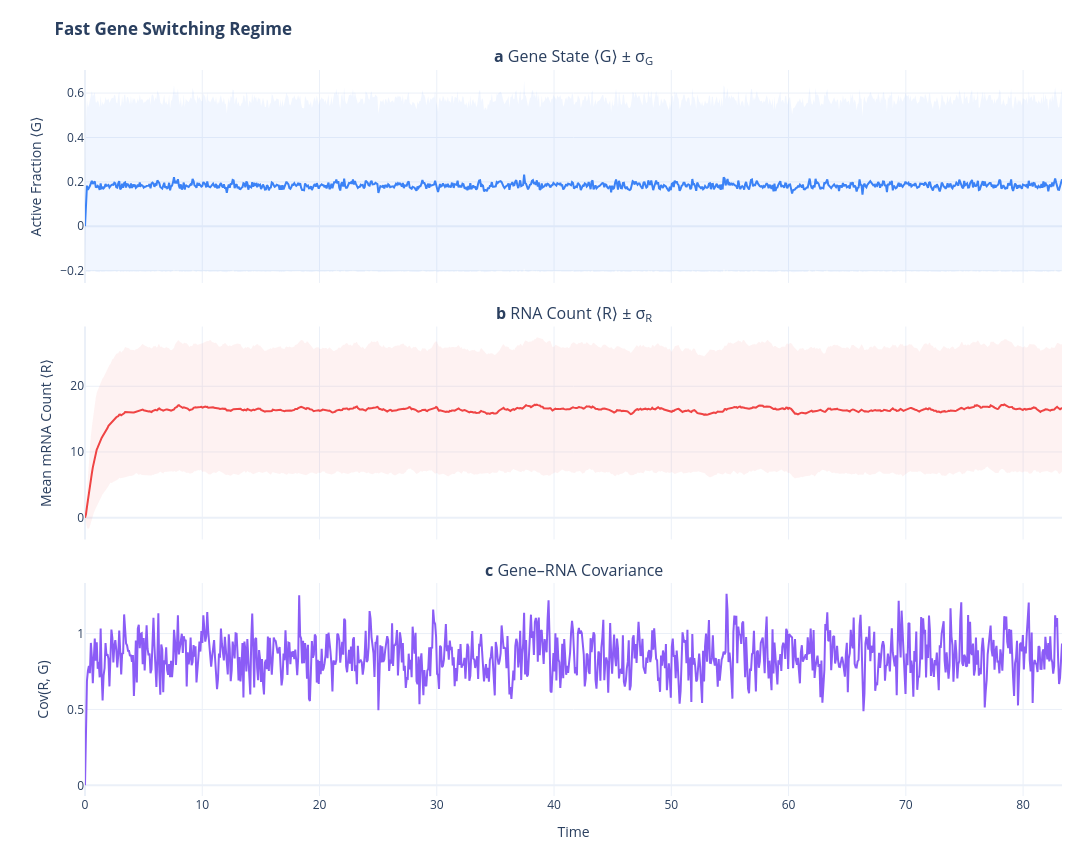
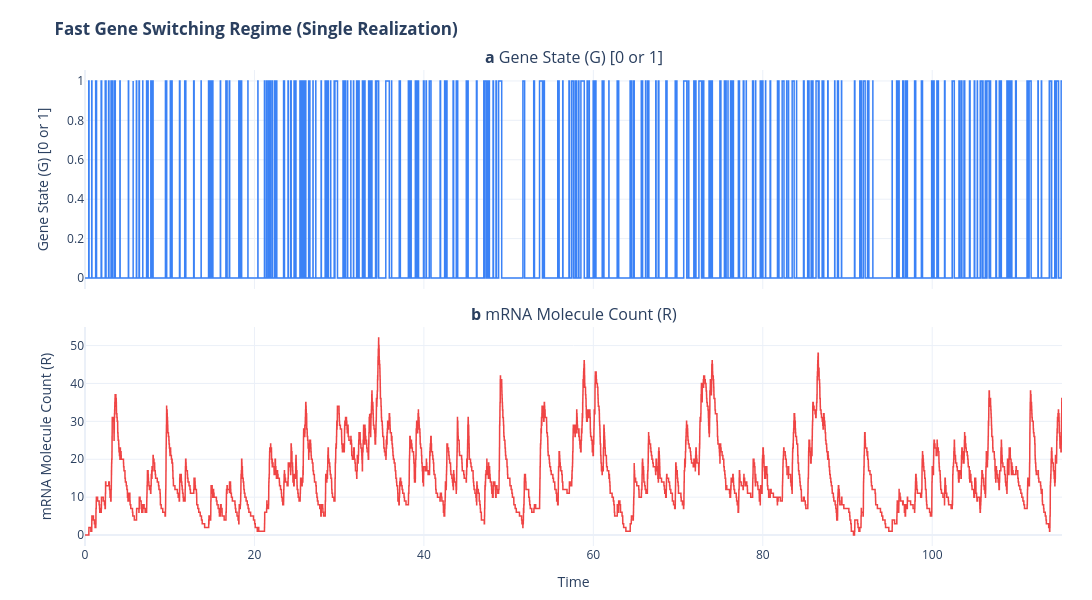

The notebook cell these images were saved under, in order:
### Markdown cell above
**1b. Fast switching — total (two-allele) expression** ($k_{\text{on}}=2.71,\; k_{\text{off}}=12.0,\; k_{\text{syn}}=89.5$)

Pooled signal from both alleles raises the effective $k_{\text{on}}$ → rapid flickering with high
synthesis on overlapping bursts → **narrow $\sigma_R$**, **near-zero covariance**.

### Code cell
run_experiment(
    title="Fast Gene Switching Regime",
    k_on=2.71,
    k_off=12.0,
    k_syn=89.5, 
    show_single_trajectory=True
)

### Figure 1 — Plotly figure (JSON) as saved in the notebook; plotly's stock layout.template omitted (floating-point values rounded to 4 significant figures; data arrays with more than 128 entries replaced by an {"elided": "..."} marker saying what was removed)
{"data": [{"hoverinfo": "skip", "line": {"width": 0}, "showlegend": false, "type": "scatter", "x": {"elided": "1000 float values"}, "xaxis": "x", "y": {"elided": "1000 float values"}, "yaxis": "y"}, {"fill": "tonexty", "fillcolor": "rgba(59, 130, 246, 0.07)", "hoverinfo": "skip", "line": {"width": 0}, "showlegend": false, "type": "scatter", "x": {"elided": "1000 float values"}, "xaxis": "x", "y": {"elided": "1000 float values"}, "yaxis": "y"}, {"hovertemplate": "⟨G⟩ = %{y:.3f}<extra></extra>", "line": {"color": "#3B82F6", "width": 2}, "showlegend": false, "type": "scatter", "x": {"elided": "1000 float values"}, "xaxis": "x", "y": {"elided": "1000 float values"}, "yaxis": "y"}, {"hoverinfo": "skip", "line": {"width": 0}, "showlegend": false, "type": "scatter", "x": {"elided": "1000 float values"}, "xaxis": "x2", "y": {"elided": "1000 float values"}, "yaxis": "y2"}, {"fill": "tonexty", "fillcolor": "rgba(239, 68, 68, 0.07)", "hoverinfo": "skip", "line": {"width": 0}, "showlegend": false, "type": "scatter", "x": {"elided": "1000 float values"}, "xaxis": "x2", "y": {"elided": "1000 float values"}, "yaxis": "y2"}, {"hovertemplate": "⟨R⟩ = %{y:.1f}<extra></extra>", "line": {"color": "#EF4444", "width": 2}, "showlegend": false, "type": "scatter", "x": {"elided": "1000 float values"}, "xaxis": "x2", "y": {"elided": "1000 float values"}, "yaxis": "y2"}, {"hovertemplate": "Cov = %{y:.3f}<extra></extra>", "line": {"color": "#8B5CF6", "width": 2}, "showlegend": false, "type": "scatter", "x": {"elided": "1000 float values"}, "xaxis": "x3", "y": {"elided": "1000 float values"}, "yaxis": "y3"}], "layout": {"annotations": [{"font": {"size": 16}, "showarrow": false, "text": "<b>a</b> Gene State ⟨G⟩ ± σ<sub>G</sub>", "x": 0.5, "xanchor": "center", "xref": "paper", "y": 1.0, "yanchor": "bottom", "yref": "paper"}, {"font": {"size": 16}, "showarrow": false, "text": "<b>b</b> RNA Count ⟨R⟩ ± σ<sub>R</sub>", "x": 0.5, "xanchor": "center", "xref": "paper", "y": 0.6467, "yanchor": "bottom", "yref": "paper"}, {"font": {"size": 16}, "showarrow": false, "text": "<b>c</b> Gene–RNA Covariance", "x": 0.5, "xanchor": "center", "xref": "paper", "y": 0.2933, "yanchor": "bottom", "yref": "paper"}], "height": 850, "hovermode": "x", "margin": {"b": 50, "l": 85, "r": 30, "t": 70}, "title": {"text": "<b>Fast Gene Switching Regime</b>"}, "width": 1100, "xaxis": {"anchor": "y", "domain": [0.0, 1.0], "matches": "x3", "showticklabels": false}, "xaxis2": {"anchor": "y2", "domain": [0.0, 1.0], "matches": "x3", "showticklabels": false}, "xaxis3": {"anchor": "y3", "domain": [0.0, 1.0], "title": {"text": "Time"}}, "yaxis": {"anchor": "x", "domain": [0.7067, 1.0], "title": {"text": "Active Fraction ⟨G⟩"}}, "yaxis2": {"anchor": "x2", "domain": [0.3533, 0.6467], "title": {"text": "Mean mRNA Count ⟨R⟩"}}, "yaxis3": {"anchor": "x3", "domain": [0.0, 0.2933], "title": {"text": "Cov(R, G)"}}}}

### Figure 2 — Plotly figure (JSON) as saved in the notebook; plotly's stock layout.template omitted (floating-point values rounded to 4 significant figures; data arrays with more than 128 entries replaced by an {"elided": "..."} marker saying what was removed)
{"data": [{"hovertemplate": "G = %{y:.0f}<extra></extra>", "line": {"color": "#3B82F6", "shape": "hv", "width": 1.5}, "showlegend": false, "type": "scatter", "x": {"elided": "4001 float values"}, "xaxis": "x", "y": {"elided": "4001 float values"}, "yaxis": "y"}, {"hovertemplate": "R = %{y:.0f}<extra></extra>", "line": {"color": "#EF4444", "shape": "hv", "width": 1.5}, "showlegend": false, "type": "scatter", "x": {"elided": "4001 float values"}, "xaxis": "x2", "y": {"elided": "4001 float values"}, "yaxis": "y2"}], "layout": {"annotations": [{"font": {"size": 16}, "showarrow": false, "text": "<b>a</b> Gene State (G) [0 or 1]", "x": 0.5, "xanchor": "center", "xref": "paper", "y": 1.0, "yanchor": "bottom", "yref": "paper"}, {"font": {"size": 16}, "showarrow": false, "text": "<b>b</b> mRNA Molecule Count (R)", "x": 0.5, "xanchor": "center", "xref": "paper", "y": 0.46, "yanchor": "bottom", "yref": "paper"}], "height": 600, "hovermode": "x", "margin": {"b": 50, "l": 85, "r": 30, "t": 70}, "title": {"text": "<b>Fast Gene Switching Regime (Single Realization)</b>"}, "width": 1100, "xaxis": {"anchor": "y", "domain": [0.0, 1.0], "matches": "x2", "showticklabels": false}, "xaxis2": {"anchor": "y2", "domain": [0.0, 1.0], "title": {"text": "Time"}}, "yaxis": {"anchor": "x", "domain": [0.54, 1.0], "title": {"text": "Gene State (G) [0 or 1]"}}, "yaxis2": {"anchor": "x2", "domain": [0.0, 0.46], "title": {"text": "mRNA Molecule Count (R)"}}}}
